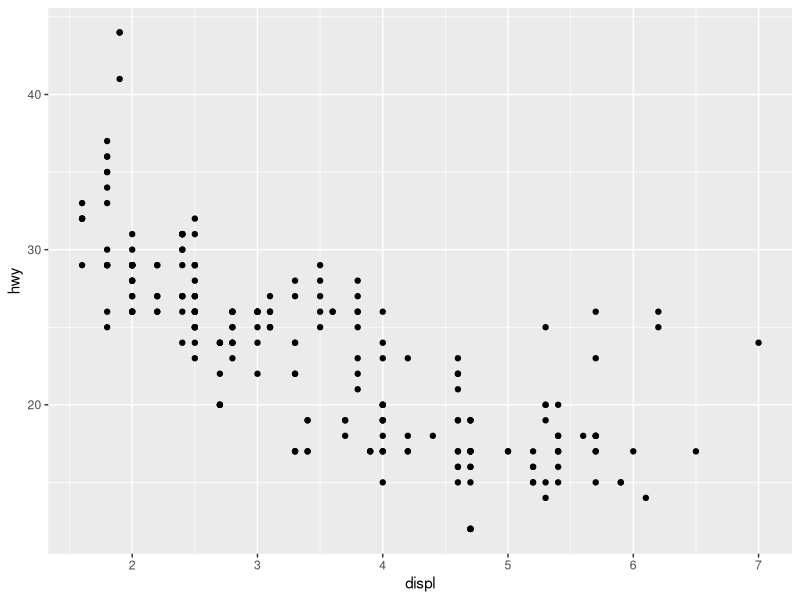
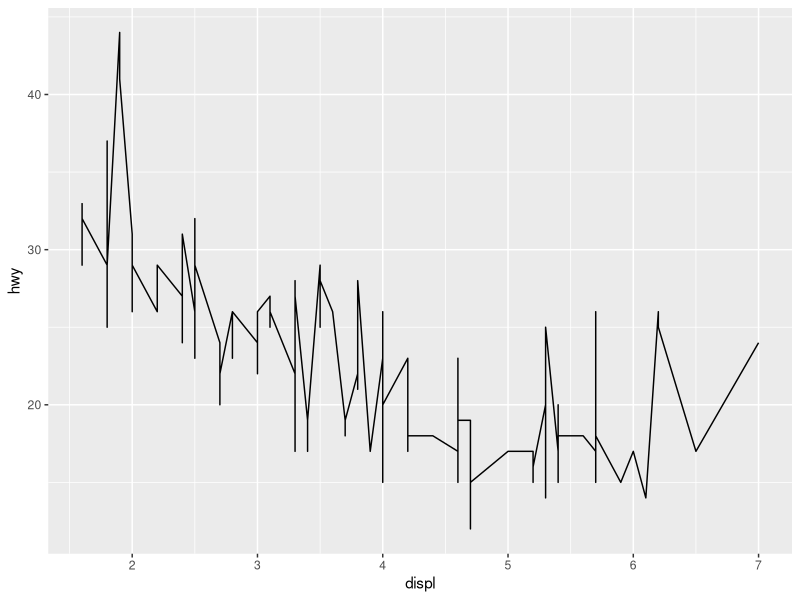
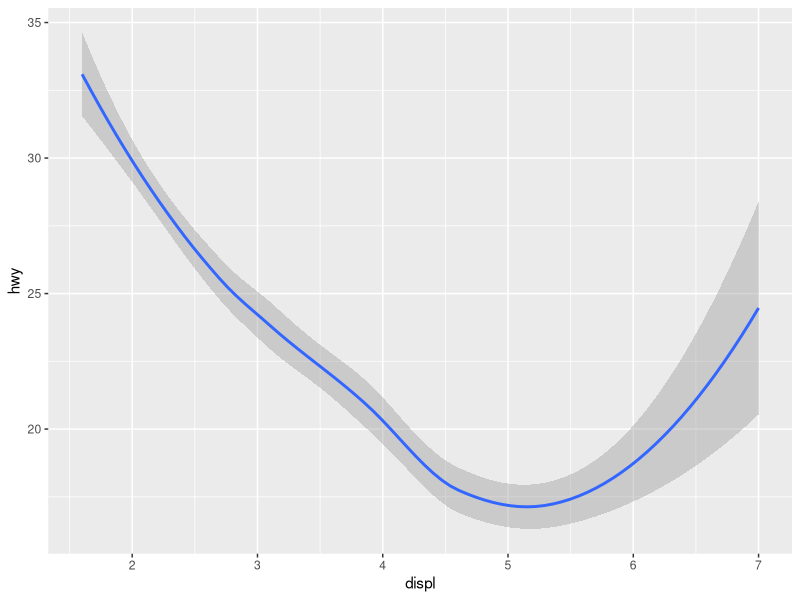
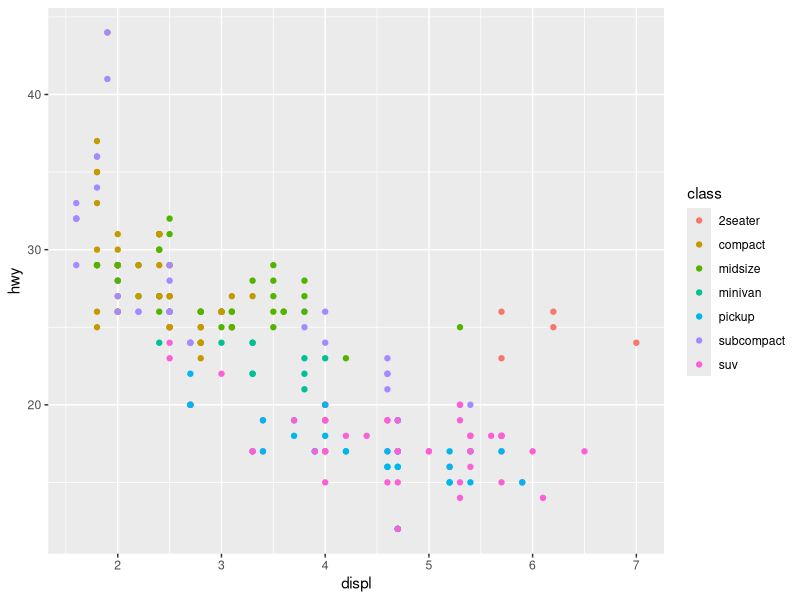
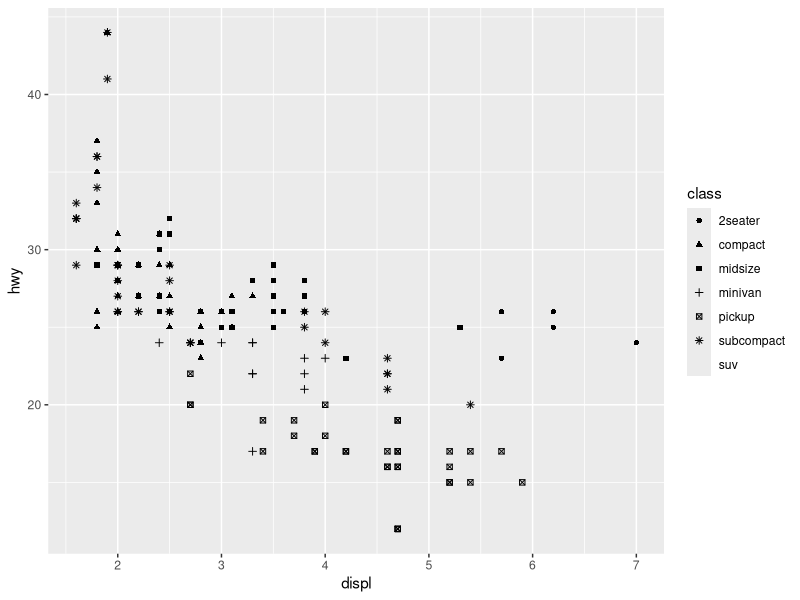
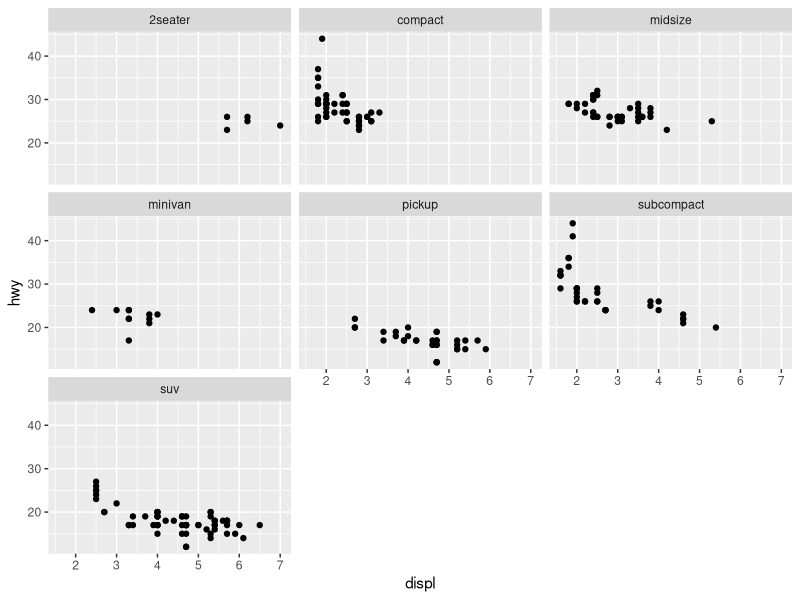
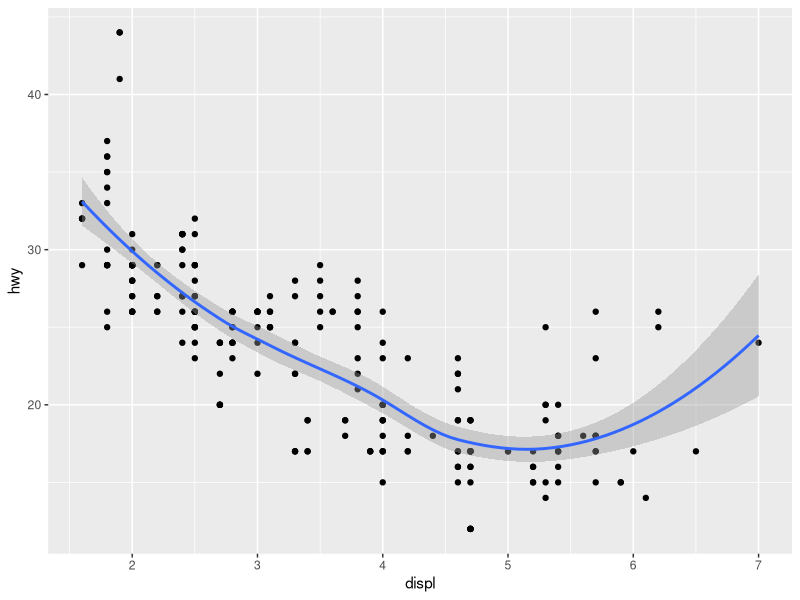
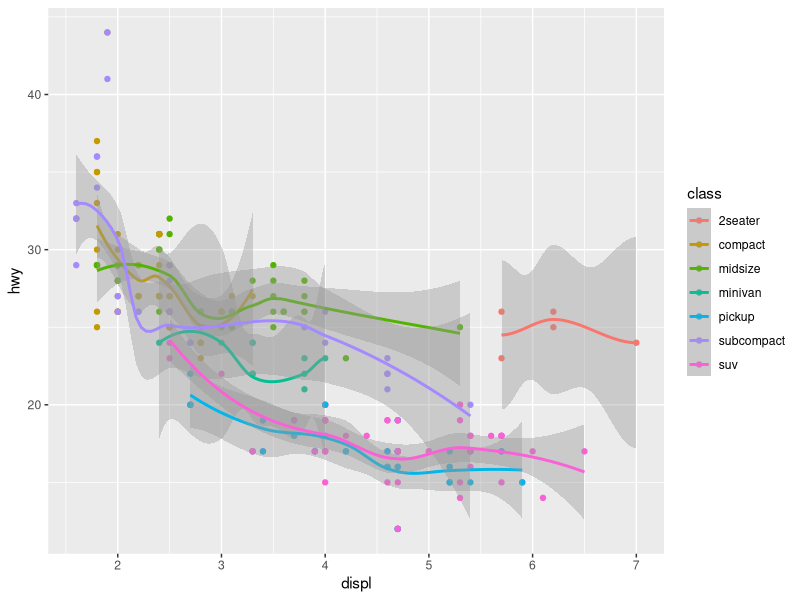

Write the R code that produced these figures, in order.
## ---- chunk 1
#| fig-column: margin
#| fig-height: 1

knitr::include_graphics('https://www.macupdate.com/images/icons512/50318.png') 

## ---- chunk 2
#| label: load library
#| warning: false

library(tidyverse)

## ---- chunk 3
#| label: display MPG

mpg

## ---- chunk 4
#| label: fig-basic
#| fig-cap: "Basic visualization"
#| echo: true

ggplot(data = mpg) +
  geom_point(aes(x = displ, y = hwy))

## ---- chunk 5
#| label: fig-line
#| fig-cap: "Basic line visualization"
#| echo: true

ggplot(data = mpg) +
  geom_line(aes(x = displ, y = hwy))

## ---- chunk 6
#| label: fig-smooth
#| fig-cap: "Basic smooth visualization"
#| echo: true
#| warning: false

ggplot(data = mpg) +
  geom_smooth(aes(x = displ, y = hwy))

## ---- chunk 7
#| label: fig-color
#| fig-cap: "Basic color visualization"
#| echo: true

ggplot(data = mpg) +
  geom_point(aes(x = displ, y = hwy, color = class))

## ---- chunk 8
#| label: fig-shape
#| fig-cap: "Basic shape visualization"
#| echo: true


ggplot(data = mpg) +
  geom_point(aes(x = displ, y = hwy, shape = class))

## ---- chunk 9
#| label: fig-facet
#| fig-cap: "Basic color visualization"
#| echo: true

ggplot(data = mpg) +
  geom_point(aes(x = displ, y = hwy)) +
  facet_wrap(~class)

## ---- chunk 10
#| label: fig-smoint
#| fig-cap: "Basic point and smooth visualization"
#| echo: true

ggplot(data = mpg, aes(x = displ, y = hwy)) +
  geom_point() +
  geom_smooth()

## ---- chunk 11
#| label: fig-colsmoint
#| fig-cap: "Basic point, color, and smooth visualization"
#| echo: true
#| warning: false

ggplot(data = mpg, aes(x = displ, y = hwy, color = class)) +
  geom_point() +
  geom_smooth()

## ---- chunk 12
#| label: fig-noSEsmooth
#| fig-cap: "Basic point, color, and smooth visualization with standard error removed"
#| echo: true
#| warning: false

ggplot(data = mpg, aes(x = displ, y = hwy, color = class)) +
  geom_point() +
  geom_smooth(se = FALSE)

## ---- chunk 13
#| label: fig-facColsmooth
#| fig-cap: "Point, smooth, facet, and color visualization with standard error removed"
#| echo: true
#| warning: false

ggplot(data = mpg, aes(x = displ, y = hwy, color = class)) +
  geom_point() +
  geom_smooth(se = FALSE)+
  facet_wrap(~class)

## ---- chunk 14
#| label: fig-noLegend
#| fig-cap: "Point, smooth, facet, and color visualization with Legend and standard error removed"
#| echo: true
#| warning: false

ggplot(data = mpg, aes(x = displ, y = hwy, color = class)) +
  geom_point() +
  geom_smooth(se = FALSE)+
  facet_wrap(~class) + 
  theme(legend.position = 'none')

## ---- chunk 15
#| label: fig-Cylfacet
#| fig-cap: "Point, smooth, facet, and color visualization example"
#| echo: false
#| warning: false

ggplot(data = mpg, aes(x = cty, y = hwy, color = class)) +
  geom_point() +
  geom_smooth(se = FALSE)+
  facet_wrap(~cyl) +
  theme_bw()

